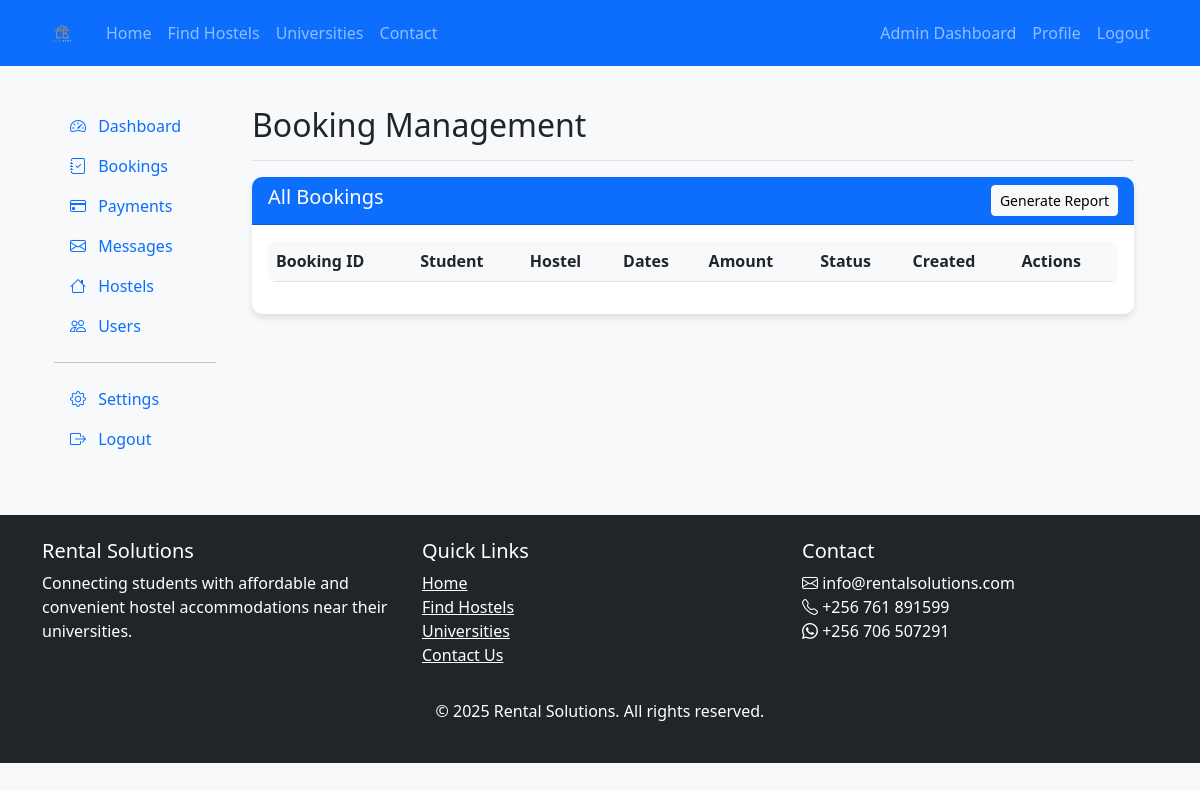
Page /admin_bookings.php (signed in) on the earlier database version.
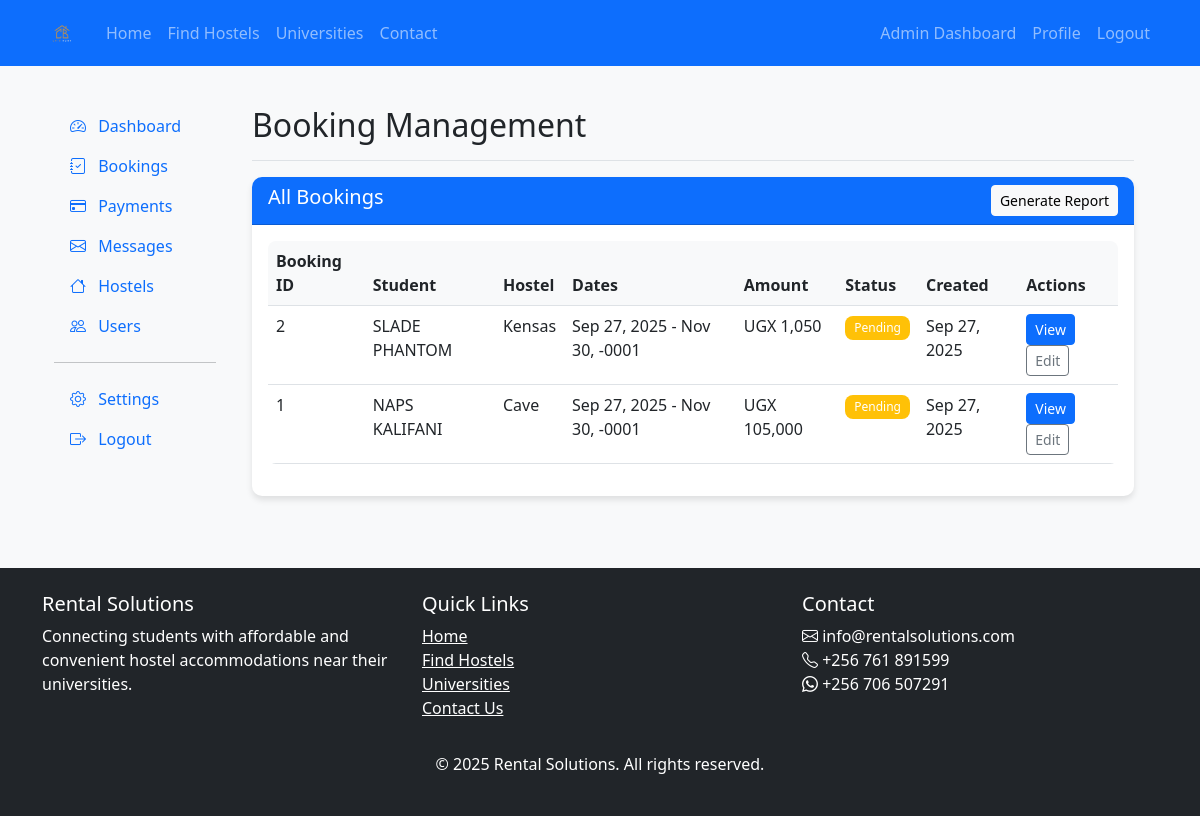
Same page on the later database version.
### tables this page shows
CREATE TABLE `bookings` (
  `booking_id` int(11) NOT NULL,
  `student_id` int(11) NOT NULL,
  `hostel_id` int(11) NOT NULL,
  `landlord_id` int(11) NOT NULL,
  `start_date` date NOT NULL,
  `end_date` date NOT NULL,
  `total_amount` decimal(10,2) NOT NULL,
  `platform_fee` decimal(10,2) NOT NULL,
  `status` enum('pending','confirmed','cancelled','completed') DEFAULT 'pending',
  `payment_method` enum('mobile_money','credit_card','bank_transfer') NOT NULL,
  `payment_status` enum('pending','paid','failed','refunded') DEFAULT 'pending',
  `transaction_id` varchar(100) DEFAULT NULL,
  `created_at` timestamp NOT NULL DEFAULT current_timestamp(),
  `updated_at` timestamp NOT NULL DEFAULT current_timestamp() ON UPDATE current_timestamp()
);

CREATE TABLE `users` (
  `user_id` int(11) NOT NULL,
  `username` varchar(50) NOT NULL,
  `email` varchar(100) NOT NULL,
  `password` varchar(255) NOT NULL,
  `user_type` enum('student','landlord','admin') NOT NULL,
  `full_name` varchar(100) NOT NULL,
  `phone` varchar(20) NOT NULL,
  `university` varchar(100) DEFAULT NULL,
  `profile_pic` varchar(255) DEFAULT NULL,
  `verified` tinyint(1) DEFAULT 0,
  `created_at` timestamp NOT NULL DEFAULT current_timestamp(),
  `updated_at` timestamp NOT NULL DEFAULT current_timestamp() ON UPDATE current_timestamp(),
  `must_reset_password` tinyint(1) NOT NULL DEFAULT 0
);

CREATE TABLE `hostels` (
  `hostel_id` int(11) NOT NULL,
  `landlord_id` int(11) NOT NULL,
  `name` varchar(100) NOT NULL,
  `description` text DEFAULT NULL,
  `address` text NOT NULL,
  `latitude` decimal(10,8) NOT NULL,
  `longitude` decimal(11,8) NOT NULL,
  `price_per_month` decimal(10,2) NOT NULL,
  `rooms_available` int(11) NOT NULL,
  `university_id` int(11) NOT NULL,
  `distance_to_university` decimal(5,2) DEFAULT NULL,
  `amenities` text DEFAULT NULL,
  `rules` text DEFAULT NULL,
  `created_at` timestamp NOT NULL DEFAULT current_timestamp(),
  `updated_at` timestamp NOT NULL DEFAULT current_timestamp() ON UPDATE current_timestamp()
);

### admin_bookings.php (the view, shortened to what this page needs)
<?php
require_once __DIR__ . '/header.php';
global $conn;
?>
<div class="container-fluid">
    <div class="row">
        <?php require_once __DIR__ . '/admin_sidebar.php'; ?>
        <main class="col-md-9 ms-sm-auto col-lg-10 px-md-4">
            <div class="d-flex justify-content-between flex-wrap flex-md-nowrap align-items-center pt-3 pb-2 mb-3 border-bottom">
                <h1 class="h2">Booking Management</h1>
            </div>
            <div class="card mb-4">
                <div class="card-header bg-primary text-white d-flex justify-content-between">
                    <h5 class="mb-0">All Bookings</h5>
                    <div>
                        <a href="admin_generate_report.php?type=bookings" class="btn btn-sm btn-light">Generate Report</a>
                    </div>
                </div>
                <div class="card-body">
                    <div class="table-responsive">
                        <table class="table table-hover">
                            <thead>
                                <tr>
                                    <th>Booking ID</th>
                                    <th>Student</th>
                                    <th>Hostel</th>
                                    <th>Dates</th>
                                    <th>Amount</th>
                                    <th>Status</th>
                                    <th>Created</th>
                                    <th>Actions</th>
                                </tr>
                            </thead>
                            <tbody>
                                <?php
                                $query = "SELECT b.*,
                                          u.full_name,
                                          h.name AS hostel_name
                                          FROM bookings b
                                          JOIN users u ON b.student_id = u.user_id
                                          JOIN hostels h ON b.hostel_id = h.hostel_id
                                          ORDER BY b.created_at DESC";
                                $result = $conn->query($query);
                                while($booking = $result->fetch_assoc()): ?>
                                <tr>
                                    <td><?= $booking['booking_id'] ?></td>
                                    <td><?= htmlspecialchars($booking['full_name']) ?></td>
                                    <td><?= htmlspecialchars($booking['hostel_name']) ?></td>
                                    <td>
                                        <?= date('M j, Y', strtotime($booking['start_date'])) ?> -
                                        <?= date('M j, Y', strtotime($booking['end_date'])) ?>
                                    </td>
                                    <td>UGX <?= number_format($booking['total_amount']) ?></td>
                                    <td>
                                        <?php
                                        $badge_class = [
                                            'pending' => 'bg-warning',
                                            'confirmed' => 'bg-success',
                                            'cancelled' => 'bg-danger',
                                            'completed' => 'bg-secondary'
                                        ][$booking['status']] ?? 'bg-secondary';
                                        ?>
                                        <span class="badge <?= $badge_class ?>">
                                            <?= ucfirst($booking['status']) ?>
                                        </span>
                                    </td>
                                    <td><?= date('M j, Y', strtotime($booking['created_at'])) ?></td>
                                    <td>
                                        <a href="admin_booking_details.php?id=<?= $booking['booking_id'] ?>" class="btn btn-sm btn-primary">View</a>
                                        <a href="admin_edit_booking.php?id=<?= $booking['booking_id'] ?>" class="btn btn-sm btn-outline-secondary">Edit</a>
                                    </td>
                                </tr>
                                <?php endwhile; ?>
                            </tbody>
                        </table>
                    </div>
                </div>
            </div>
        </main>
    </div>
</div>
<?php require_once __DIR__ . '/footer.php'; ?>

### header.php (shortened to what this page needs)
<!DOCTYPE html>
<html lang="en">
<head>
    <link href="https://cdn.jsdelivr.net/npm/bootstrap@5.3.0/dist/css/bootstrap.min.css" rel="stylesheet">
    <link rel="stylesheet" href="https://cdn.jsdelivr.net/npm/bootstrap-icons@1.10.0/font/bootstrap-icons.css">
    <link rel="stylesheet" href="/assets/css/style.css">
</head>
<body>
    <nav class="navbar navbar-expand-lg navbar-dark bg-primary">
        <div class="container">
            <a class="navbar-brand" href="index.php">
               <img src="./assets/images/logo.png" alt="Rental Solutions" height="60">
            </a>
            <div class="collapse navbar-collapse" id="navbarNav">
                <ul class="navbar-nav me-auto">
                    <li class="nav-item">
                        <a class="nav-link" href="index.php">Home</a>
                    </li>
                    <li class="nav-item">
                        <a class="nav-link" href="search.php">Find Hostels</a>
                    </li>
                    <li class="nav-item">
    <?php if (isset($_SESSION['user_type'])) : ?>
        <?php if ($_SESSION['user_type'] === 'student') : ?>
            <a class="nav-link" href="search.php">Universities</a>
        <?php elseif ($_SESSION['user_type'] === 'admin') : ?>
            <a class="nav-link" href="universities.php">Universities</a>
        <?php endif; ?>
    <?php else : ?>
        <a class="nav-link" href="universities.php">Universities</a>
    <?php endif; ?>
</li>
                    <li class="nav-item">
                        <a class="nav-link" href="contact.php">Contact</a>
                    </li>
                </ul>
                <ul class="navbar-nav">
                    <?php if (isset($_SESSION['user_id'])): ?>
                        <?php if ($_SESSION['user_type'] === 'student'): ?>
                            <li class="nav-item"><a class="nav-link" href="dashboard.php">Student Dashboard</a></li>
                        <?php elseif ($_SESSION['user_type'] === 'landlord'): ?>
                            <li class="nav-item"><a class="nav-link" href="l_dashboard.php">Landlord Dashboard</a></li>
                        <?php elseif ($_SESSION['user_type'] === 'admin'): ?>
                            <li class="nav-item"><a class="nav-link" href="admin_dashboard.php">Admin Dashboard</a></li>
                        <?php endif; ?>
                        <li class="nav-item"><a class="nav-link" href="profile.php">Profile</a></li>
                        <li class="nav-item"><a class="nav-link" href="logout.php">Logout</a></li>
                    <?php endif; ?>
                </ul>
            </div>
        </div>
    </nav>
    <main class="container my-4">

### admin_sidebar.php (shortened to what this page needs)
<div class="col-md-3 col-lg-2 d-md-block bg-light sidebar collapse">
    <div class="position-sticky pt-3">
        <ul class="nav flex-column">
            <li class="nav-item">
                <a class="nav-link <?= basename($_SERVER['PHP_SELF']) === 'admin_dashboard.php' ? 'active' : '' ?>" href="admin_dashboard.php">
                    <i class="bi bi-speedometer2 me-2"></i> Dashboard
                </a>
            </li>
            <li class="nav-item">
                <a class="nav-link <?= basename($_SERVER['PHP_SELF']) === 'admin_bookings.php' ? 'active' : '' ?>" href="admin_bookings.php">
                    <i class="bi bi-journal-check me-2"></i> Bookings
                </a>
            </li>
            <li class="nav-item">
                <a class="nav-link <?= basename($_SERVER['PHP_SELF']) === 'admin_payments.php' ? 'active' : '' ?>" href="admin_payments.php">
                    <i class="bi bi-credit-card me-2"></i> Payments
                </a>
            </li>
            <li class="nav-item">
                <a class="nav-link <?= basename($_SERVER['PHP_SELF']) === 'admin_messages.php' ? 'active' : '' ?>" href="admin_messages.php">
                    <i class="bi bi-envelope me-2"></i> Messages
                </a>
            </li>
            <li class="nav-item">
                <a class="nav-link <?= basename($_SERVER['PHP_SELF']) === 'admin_hostels.php' ? 'active' : '' ?>" href="admin_hostels.php">
                    <i class="bi bi-house me-2"></i> Hostels
                </a>
            </li>
            <li class="nav-item">
                <a class="nav-link <?= basename($_SERVER['PHP_SELF']) === 'admin_users.php' ? 'active' : '' ?>" href="admin_users.php">
                    <i class="bi bi-people me-2"></i> Users
                </a>
            </li>
        </ul>
        <hr>
        <ul class="nav flex-column mb-2">
            <li class="nav-item">
                <a class="nav-link" href="admin_settings.php">
                    <i class="bi bi-gear me-2"></i> Settings
                </a>
            </li>
            <li class="nav-item">
                <a class="nav-link" href="logout.php">
                    <i class="bi bi-box-arrow-right me-2"></i> Logout
                </a>
            </li>
        </ul>
    </div>
</div>

### footer.php (shortened to what this page needs)
</main>
<footer class="bg-dark text-white py-4 mt-5">
    <div class="container">
        <div class="row">
            <div class="col-md-4">
                <h5>Rental Solutions</h5>
                <p>Connecting students with affordable and convenient hostel accommodations near their universities.</p>
            </div>
            <div class="col-md-4">
                <h5>Quick Links</h5>
                <ul class="list-unstyled">
                    <li><a href="index.php" class="text-white">Home</a></li>
                    <li><a href="search.php" class="text-white">Find Hostels</a></li>
                    <li>
    <?php if (isset($_SESSION['user_type'])) : ?>
        <?php if ($_SESSION['user_type'] === 'student') : ?>
            <a href="search.php" class="text-white">Universities</a>
        <?php elseif ($_SESSION['user_type'] === 'admin') : ?>
            <a href="universities.php" class="text-white">Universities</a>
        <?php endif; ?>
    <?php else : ?>
        <a href="universities.php" class="text-white">Universities</a>
    <?php endif; ?>
    </li>
                    <li><a href="contact.php" class="text-white">Contact Us</a></li>
                </ul>
            </div>
            <div class="col-md-4">
                <h5>Contact</h5>
                <p><i class="bi bi-envelope"></i> info@rentalsolutions.com<br>
                <i class="bi bi-telephone"></i> +256 761 891599<br>
                <i class="bi bi-whatsapp"></i> +256 706 507291</p>
            </div>
        </div>
        <div class="text-center mt-3">
            <p>&copy; <?php echo date('Y'); ?> Rental Solutions. All rights reserved.</p>
        </div>
    </div>
</footer>
</body>
</html>

### style.css (style rules this page uses)
body { font-family: 'Segoe UI', Tahoma, Geneva, Verdana, sans-serif; background-color: #f8f9fa; }
.navbar-brand img { max-height: 40px; }
.card { border: none; border-radius: 10px; box-shadow: 0 4px 6px rgba(0, 0, 0, 0.1); transition: transform 0.3s ease; }
.card-header { border-radius: 10px 10px 0 0 !important; }
.btn-primary { background-color: #0d6efd; border-color: #0d6efd; }
.badge { padding: 0.5em 0.75em; border-radius: 8px; font-weight: 500; }
.table { border-radius: 8px; overflow: hidden; }
.table th { background-color: #f8f9fa; font-weight: 600; }
.bg-primary { background-color: #0d6efd !important; }
.badge.bg-warning { background-color: #ffc107 !important; }

Differences in the rows shown:
added bookings: booking_id "2", student.full_name "SLADE PHANTOM", hostel.name "Kensas", start_date "Sep 27, 2025", end_date "Nov 30, -0001", total_amount "1,050", status "Pending", created_at "Sep 27, 2025"
added bookings: booking_id "1", student.full_name "NAPS KALIFANI", hostel.name "Cave", start_date "Sep 27, 2025", end_date "Nov 30, -0001", total_amount "105,000", status "Pending", created_at "Sep 27, 2025"
